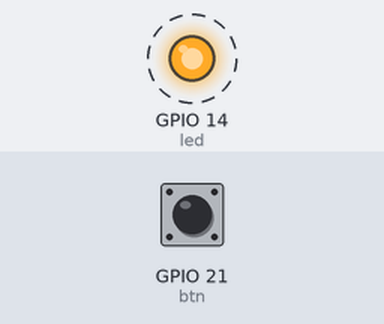
Recording of a program running on a simulated ESP32 board running MicroPython. Parts: output pins drawn as LEDs (lit = HIGH). Dashed ring = blinking. The inputs (shaded band) are chosen by the test bench; at power-on: GPIO 21 (btn) HIGH. What the program prints to the serial console is not drawn.

Above: at 0.05 s.
Timing chart, 0 to 3.0 s (numbered marks = the images above):
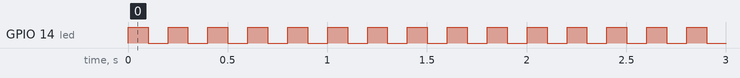

The program:

ch005_gpio_button.py
```python
from machine import Pin
from time import sleep_ms

LED_PIN = 14
BTN_PIN = 21

led = Pin(LED_PIN, Pin.OUT)
btn = Pin(BTN_PIN, Pin.IN, Pin.PULL_UP)

print("Button waiting to be triggered...")

while True:
    try:
        # LED 状态取反
        led.toggle()

        # 读取按键状态
        btn_state = btn.value()
        print(btn_state)

        # 延时 100 毫秒防抖
        sleep_ms(100)
    except KeyboardInterrupt:
        print("程序被用户中断，退出循环。")
        break

print("Finished.")
```

Measured:
- by itself, GPIO 14 (led): alternates HIGH for 0.10 s and LOW for 0.10 s
